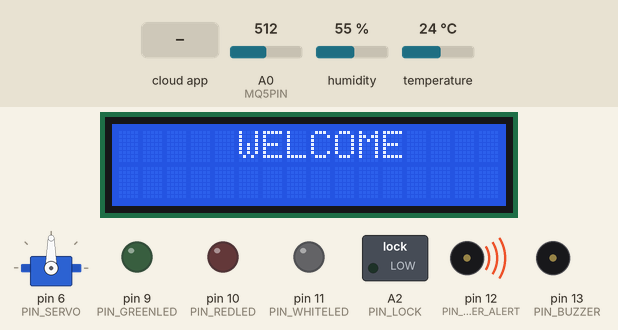
The sketch below on a simulated Arduino Uno, built for the host (arithmetic inside an expression is 32-bit, double 64-bit). Parts: servo, 16×2 character LCD, switched loads named in the sketch (green lamp = pin HIGH), output pins drawn as LEDs (lit = HIGH), buzzer (waves = sounding, pin HIGH). Dashed ring = blinking. The inputs (shaded band) are chosen by the test bench; at power-on: temperature 24 °C, A0 (MQ5PIN) = 512, humidity 55 %. The RemoteXY app is connected.

Above: at 2.2 s.
2.3 s: the phone or cloud app sets Lock to 1
At 3.0 s:
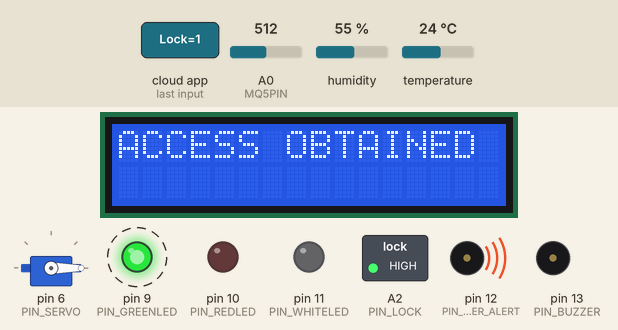
6.8 s: the phone or cloud app sets Lock to 0
At 8.2 s:
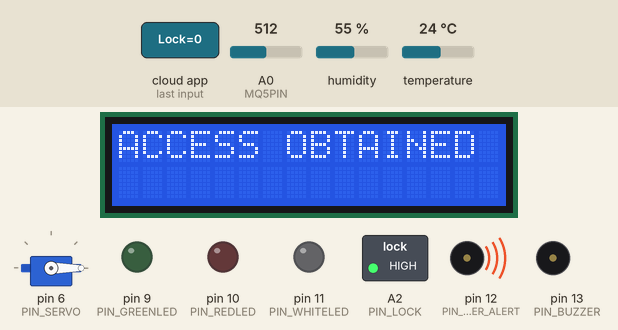
At 9.87 s:
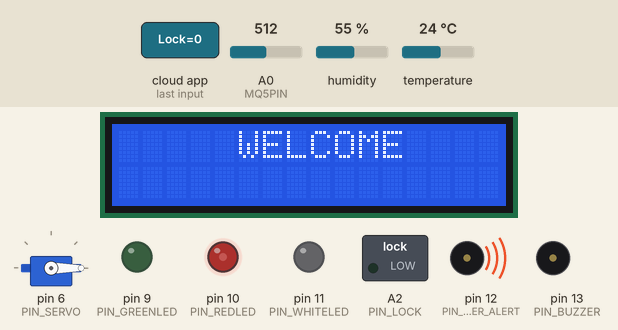
11.1 s: temperature set to 36 °C
17.1 s: temperature set to 39 °C
22.1 s: temperature set to 12 °C
28.1 s: A0 (MQ5PIN) set to 314
29.6 s: A0 (MQ5PIN) set to 284
At 30.5 s:
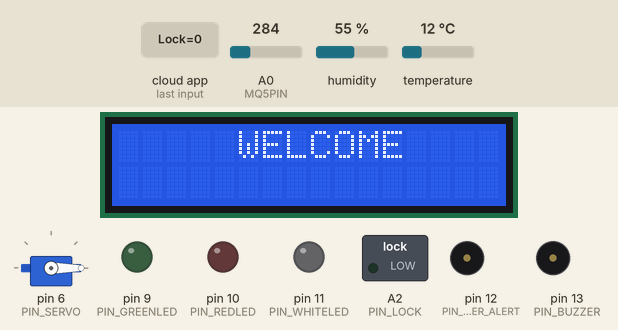
Timing chart, 0 to 32.3 s (numbered marks = the images above; inputs shaded):
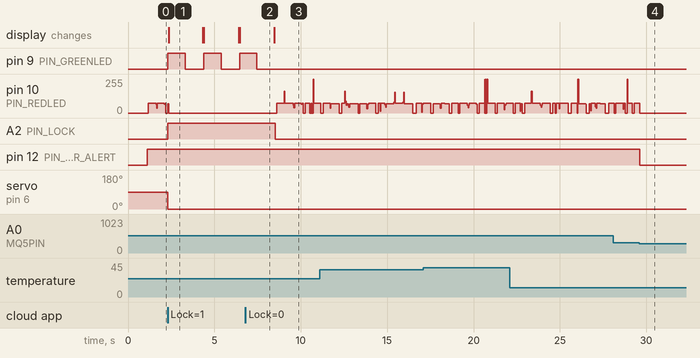

The sketch:

MAIN_CODE.ino
```cpp
#include <LiquidCrystal.h>
#include <SoftwareSerial.h>
#include <SPI.h>
#include <MFRC522.h>
#include <Servo.h>
#include <DHT.h>
#include <MQUnifiedsensor.h>

#define REMOTEXY_MODE__SOFTSERIAL // To Define RemoteXY (Must Be Before Including Library)
#include <RemoteXY.h>


SoftwareSerial BT(A5, A4); // TX ==> A5  RX ==> A4

/*
#define RST_PIN 9 // RFID Module
#define SDA_PIN 10 // RFID Module
#define BUZZER_REDLED A2
#define RELAY_GREENLED A3
*/

#define PIN_GREENLED 9
#define PIN_REDLED 10
#define PIN_WHITELED 11
#define PIN_BUZZER 13
#define PIN_BUZZER_ALERT 12
#define PIN_LOCK A2
#define PIN_SERVO 6
#define DHTPIN A1     // Digital pin connected to the DHT sensor
#define DHTTYPE DHT11   // DHT 11
#define MQ5PIN A0    // Analog pin connected to the MQ-5 sensor
#define REMOTEXY_SERIAL_RX A4
#define REMOTEXY_SERIAL_TX A5
#define REMOTEXY_SERIAL_SPEED 9600
#define REMOTEXY_ACCESS_PASSWORD "1234"

#pragma pack(push, 1)
uint8_t RemoteXY_CONF[] =   // 290 bytes
  { 255,6,0,33,0,27,1,17,0,0,0,69,1,106,200,2,1,0,8,0,
  67,59,14,40,10,5,31,59,11,67,58,54,40,10,5,31,59,11,129,7,
  15,40,7,59,84,101,109,112,101,114,97,116,117,114,101,0,129,8,54,32,
  8,59,72,117,109,105,100,105,116,121,0,2,33,89,44,22,1,44,59,31,
  31,79,78,0,79,70,70,0,131,86,182,14,14,1,57,2,31,80,97,103,
  101,0,6,129,28,117,51,12,59,68,111,111,114,32,108,111,99,107,0,67,
  34,146,40,10,1,8,69,11,11,0,2,59,54,36,12,0,45,59,31,31,
  79,78,0,79,70,70,0,129,5,37,34,9,8,82,101,100,32,76,69,68,
  0,129,4,16,41,9,8,87,104,105,116,101,32,76,69,68,0,129,5,56,
  42,9,8,71,114,101,101,110,32,76,69,68,0,4,85,79,14,48,0,73,
  26,1,42,135,24,24,0,73,31,0,129,8,100,61,10,8,68,111,111,114,
  32,80,111,115,105,116,105,111,110,0,129,44,165,20,12,8,66,101,108,108,
  0,131,7,181,14,14,1,57,2,31,80,97,103,101,0,9,2,59,34,36,
  12,0,45,59,31,31,79,78,0,79,70,70,0,2,59,14,36,12,0,45,
  59,31,31,79,78,0,79,70,70,0 };

// this structure defines all the variables and events of your control interface
struct {

    // input variables
  uint8_t Lock; // =1 if switch ON and =0 if OFF
  uint8_t GREEN_LED; // =1 if switch ON and =0 if OFF
  int8_t POS; // from 0 to 100
  uint8_t BUZZER; // =1 if button pressed, else =0
  uint8_t RED_LED; // =1 if switch ON and =0 if OFF
  uint8_t WHITE_LED; // =1 if switch ON and =0 if OFF

    // output variables
  char temp[11]; // string UTF8 end zero
  char hum[11]; // string UTF8 end zero
  char Alert[11]; // string UTF8 end zero

    // other variable
  uint8_t connect_flag;  // =1 if wire connected, else =0

} RemoteXY;
#pragma pack(pop)

DHT dht(DHTPIN, DHTTYPE); // Difine DHT Sensor Type

/*
MFRC522 rfid(SDA_PIN, RST_PIN); // Instance of the class
byte NUID_PICC[4]; // Initiate Array To Store New NUID
byte BlueID[4] = {0x45, 0xAD, 0x81, 0xEF}; // Blue Card UID
byte WhiteID[4] = {0xA6, 0xAC, 0xE1, 0xEF}; // White Card UID
*/

Servo myservo;  // create servo object to control a servo
// short pos; // servo position

const char rs = 7, en = 8, d4 = 5, d5 = 4, d6 = 3, d7 = 2;
LiquidCrystal lcd(rs, en, d4, d5, d6, d7); // Initialize the library with the numbers of the interface pins

float T; // Temperature In celsius
float H; // Humidity
float F; // Temperature In Fahrenheit

long time1, time2, time3, time4;

void setup() {
  Serial.begin(9600); // Sets the data rate in bits per second (baud) for serial data transmission. For communicating with Serial Monitor

  BT.begin(9600); // Bluetooth Data Transfer Rate
  RemoteXY_Init(); // Initiate RemoteXY Application

  myservo.attach(PIN_SERVO);
  RemoteXY.POS = 0; // Start Position Of Slider
  pinMode(MQ5PIN, INPUT);

  pinMode(PIN_LOCK, OUTPUT);
  pinMode(PIN_BUZZER, OUTPUT);
  pinMode(PIN_WHITELED, OUTPUT);
  pinMode(PIN_REDLED, OUTPUT);
  pinMode(PIN_GREENLED, OUTPUT);
  pinMode(PIN_BUZZER_ALERT, OUTPUT);

  /*
  pinMode(BUZZER_REDLED, OUTPUT);
  pinMode(RELAY_GREENLED, OUTPUT);
  digitalWrite(RELAY_GREENLED, LOW);
  */

  dht.begin(); // Initiate DHT11 Sensor

  /*
  SPI.begin(); // intitiate SPI bus
  rfid.PCD_Init(); // initiate RFID-RC522
  */

  lcd.begin(16, 2);
  lcd.print("     WELCOME    ");
  delay(1000);

  time1 = millis();
}

void loop() {
  H = dht.readHumidity(); // Read humidity
  T = dht.readTemperature(); // Read Temperature In Celsius
  F = dht.readTemperature(true); // Read Tempreture In Fahrenheit

  if(millis() - time1 >= 100){
    // RFID();
    time1 = millis();
  } else if (millis() - time2 >= 500){
    temp_hum();
    time2 = millis();
  } else if (millis() - time3 >= 5){
    gas_sensor();
    time3 = millis();
  } else if (millis() - time4 >= 5){
    remoteControl();
    time4 = millis();
  }
}

void LcdInitialization()
{
  lcd.clear();
  lcd.print("     WELCOME    ");
  delay(10);
}
```

Control.ino
```cpp
/*
To Control Prpject Via Mobile Phone
*/

int prevCommand;
void remoteControl()
{
  RemoteXY_Handler();

  dtostrf(T, 0, 1, RemoteXY.temp); // To Display Temperature In celsius In Application ==> Transfer Double Type To String To be Displayed In Text Box
  dtostrf(H, 0, 1, RemoteXY.hum); // To Dispaly Humidity In Application
  // sprintf(RemoteXY.temp, "%d %s", T, "C");
  // sprintf(RemoteXY.hum, "%d %s", H, "%");

  digitalWrite(PIN_GREENLED, (RemoteXY.GREEN_LED == 0) ? LOW : HIGH); // Switch For Green LED
  digitalWrite(PIN_REDLED, (RemoteXY.RED_LED == 0) ? LOW : HIGH); // Switch For Red LED
  digitalWrite(PIN_WHITELED, (RemoteXY.WHITE_LED == 0) ? LOW : HIGH); // Switch for White LED
  digitalWrite(PIN_BUZZER, (RemoteXY.BUZZER == 0) ? LOW : HIGH); // Button For Buzzer
  digitalWrite(PIN_LOCK, (RemoteXY.Lock == 0) ? LOW : HIGH); // To Lock & Unlock The Door

  if(RemoteXY.Lock != prevCommand)
  {
    if(RemoteXY.Lock == 1) // If The Lock Is Open
    {
      lcd.clear();
      lcd.setCursor(0, 0);
      lcd.print("ACCESS OBTAINED");
      digitalWrite(PIN_GREENLED, HIGH);

      int ms = RemoteXY.POS * 20 + 500; // Duty Cycle For Servo Motor Pulse Width Modulation
      myservo.writeMicroseconds(ms); // Servo Motor Rotation

      RemoteXY_delay(1000);

      digitalWrite(PIN_GREENLED, LOW);

      int prevCommand = 1;

      RemoteXY_delay(1000);

    } else {
      lcd.clear();
      lcd.setCursor(0, 0);
      lcd.print("ACCESS DENIED");

      digitalWrite(PIN_REDLED, HIGH);
      digitalWrite(PIN_BUZZER, HIGH);

      RemoteXY_delay(1000); // Sound alarm for 1 second

      digitalWrite(PIN_REDLED, LOW);
      digitalWrite(PIN_BUZZER, LOW);

      RemoteXY_delay(1000);

      prevCommand = 0;
    }
  }
  LcdInitialization();
}
```

DHT11.ino
```cpp
/*
For ArduTooth Application
*/

void temp_hum()
{
  // Send Humidity Data To Mobile Application
  BT.print(H);
  BT.print(" %");
  BT.print(",");

  // Send Tempreture (Celsius) Data To Mobile Application
  BT.print(T);
  BT.print(" C");
  BT.print(",");

  // Send Tempreture (Fahrenheit) Data To Mobile Application
  BT.print(F);
  BT.print(" F");
  BT.print(";");

  delay(20);
}
```

MQ5.ino
```cpp
/*
Gas & Smoke Sensor Function
*/

void gas_sensor()
{
  {
    short gas_threshold = 300;
    short MQ5_Value = analogRead(MQ5PIN);
    // short MQ5_Value = digitalRead(MQ5PIN); For Proteus Simulation

    if(MQ5_Value >= gas_threshold){

      //digitalWrite(BUZZER_REDLED, HIGH);

      digitalWrite(PIN_BUZZER_ALERT, HIGH);
      digitalWrite(PIN_REDLED, HIGH);
      sprintf(RemoteXY.Alert, "%s", "GAS DETECTED");
    } else {

      //digitalWrite(BUZZER_REDLED, LOW);

      digitalWrite(PIN_REDLED, LOW);
      digitalWrite(PIN_BUZZER_ALERT, LOW);
      //sprintf(RemoteXY.Alert, "%s", "");
    }
  }
}
```

RFID.ino
```cpp
/*
RFID RC522 Card Function
*/

/*
void RFID() {
  // Check for new card and read NUID efficiently
  if (!rfid.PICC_IsNewCardPresent()) {

    return;  // No new card, exit function
  }

  if (!rfid.PICC_ReadCardSerial()) {
    // Handle failed NUID read (optional: display error message, retry)
    return;
  }

  // Efficiently copy NUID into NUID_PICC array (consider using memcpy)
  memcpy(NUID_PICC, rfid.uid.uidByte, sizeof(rfid.uid.uidByte));

  // Access control and door operation logic
  if (GrantAccess(BlueID, NUID_PICC) == true) {
    // Access granted, unlock door
    lcd.clear();
    lcd.setCursor(0, 0);
    lcd.print("ACCESS OBTAINED");

    digitalWrite(RELAY_GREENLED, HIGH);  // Unlock the solenoid

    delay(100);

    // Use a dedicated servo library for smooth motion control (optional)
    for (int pos = 0; pos <= 90; pos += 1) {
      ser.write(pos);  // Send servo position command
      delay(5);        // Delay between position updates
    }

    delay(4000);  // Hold door open for 4 seconds

    for (int pos = 90; pos >= 0; pos -= 1) {
      ser.write(pos);
      delay(5);
    }

    delay(100);

    digitalWrite(RELAY_GREENLED, LOW);

    LcdInitialization();

  } else {
    // Access denied, display message and sound alarm
    lcd.clear();
    lcd.setCursor(0, 0);
    lcd.print("ACCESS DENIED");

    digitalWrite(BUZZER_REDLED, HIGH);

    delay(1000);  // Sound alarm for 1 second

    digitalWrite(BUZZER_REDLED, LOW);
  }

  delay(20);  // Debounce delay before next scan (optional)

  LcdInitialization();
}

bool GrantAccess(const byte* authorizedID, const byte* cardID) {
  // Implement access control logic using byte-by-byte comparison
  for (int i = 0; i < sizeof(rfid.uid.uidByte); i++) {
    if (authorizedID[i] != cardID[i])
    {
      return false;  // Access denied if any byte doesn't match
    }
  }
  return true;  // Access granted if all bytes match
}
*/
```

Measured:
- the behaviour switches between 300 and 299 on A0 (MQ5PIN) (found by bisection; images 3 and 4)
- after the input at 2.3 s, pin 9 (PIN_GREENLED): alternates HIGH for 1.0 s and LOW for 1.1 s, starting at once; A2 (PIN_LOCK): LOW → HIGH at once; servo on pin 6 (PIN_SERVO): 90° → 0° at once; the display: changes after 0.05 s (image 1)
- after the input at 6.8 s, pin 9 (PIN_GREENLED): goes on until 7.5 s, then stays LOW; A2 (PIN_LOCK): HIGH → LOW after 1.7 s
- after the input at 29.6 s, pin 12 (PIN_BUZZER_ALERT): HIGH → LOW at once
- what the display in image 1 shows lasts 2.0 s, from 2.3 s to 4.3 s
